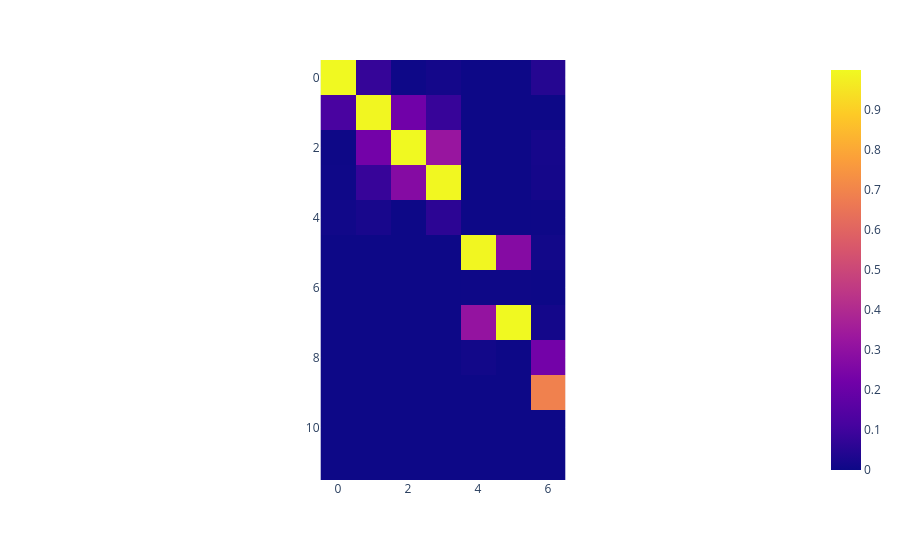

Notebook code for this chart:
### Code cell
MAC = np.zeros((Phi_id.shape[1] + 5, Phi_id.shape[1]))   # Initialize MAC matrix
for i in range(Phi_id.shape[1] + 5):                     # Index over computed modes (larger)
    for j in range(Phi_id.shape[1]):                     # Index over identified modes
        numerator = np.abs(np.conj(Phi_m[:, i]) @ Phi_id[:, j])**2
        denominator = (np.conj(Phi_m[:, i]) @ Phi_m[:, i]) * (np.conj(Phi_id[:, j]) @ Phi_id[:, j])
        MAC[i, j] = numerator / denominator

# Plot the MAC matrix: Check if the off-diagonal elements are close to zero
fig = px.imshow(MAC)
fig.show()

### Figure 1 — Plotly figure (JSON) as saved in the notebook; plotly's stock layout.template omitted (floating-point values rounded to 4 significant figures)
{"data": [{"coloraxis": "coloraxis", "hovertemplate": "x: %{x}<br>y: %{y}<br>color: %{z}<extra></extra>", "name": "0", "type": "heatmap", "xaxis": "x", "yaxis": "y", "z": [[0.9999, 0.07721, 0.00239, 0.01365, 0.0001436, 0.0003126, 0.04696], [0.1187, 0.9935, 0.2164, 0.08229, 6.455e-05, 1.11e-05, 0.0006655], [0.001367, 0.2248, 0.9994, 0.3234, 7.473e-05, 0.0001653, 0.01688], [0.004034, 0.08244, 0.2729, 0.9941, 8.939e-06, 0.0001172, 0.01545], [0.008024, 0.02099, 0.0008244, 0.06067, 0.0008138, 1.249e-05, 0.001442], [4.947e-08, 1.217e-06, 1.125e-07, 3.186e-06, 0.9931, 0.2731, 0.00964], [1.712e-07, 3.045e-07, 1.717e-08, 3.657e-08, 0.001635, 0.001723, 3.534e-05], [1.503e-07, 5.098e-06, 1.43e-06, 9.65e-06, 0.3134, 0.999, 0.01334], [5.525e-07, 2.91e-06, 8.715e-07, 4.63e-05, 0.009785, 0.0002874, 0.2262], [1.317e-07, 2.962e-06, 7.793e-06, 1.035e-06, 1.327e-05, 5.988e-05, 0.6904], [1.618e-07, 9.921e-05, 1.507e-05, 1.872e-05, 2.609e-05, 4.228e-05, 9.313e-05], [0.0001375, 0.0003502, 3.193e-06, 4.446e-05, 7.419e-06, 4.541e-07, 2.031e-05]]}], "layout": {"coloraxis": {"colorscale": [[0, "#0d0887"], [0.1111, "#46039f"], [0.2222, "#7201a8"], [0.3333, "#9c179e"], [0.4444, "#bd3786"], [0.5556, "#d8576b"], [0.6667, "#ed7953"], [0.7778, "#fb9f3a"], [0.8889, "#fdca26"], [1, "#f0f921"]]}, "margin": {"t": 60}, "xaxis": {"anchor": "y", "constrain": "domain", "domain": [0, 1], "scaleanchor": "y"}, "yaxis": {"anchor": "x", "autorange": "reversed", "constrain": "domain", "domain": [0, 1]}}}
